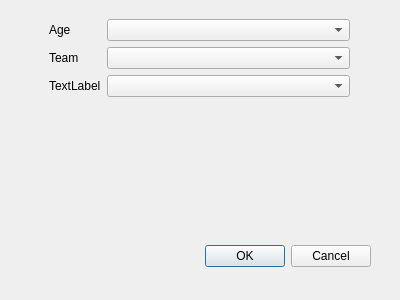
<?xml version="1.0" encoding="UTF-8"?>
<ui version="4.0">
 <class>filterDialog</class>
 <widget class="QDialog" name="filterDialog">
  <property name="geometry">
   <rect>
    <x>0</x>
    <y>0</y>
    <width>400</width>
    <height>300</height>
   </rect>
  </property>
  <property name="windowTitle">
   <string>Dialog</string>
  </property>
  <widget class="QDialogButtonBox" name="buttonBox">
   <property name="geometry">
    <rect>
     <x>30</x>
     <y>240</y>
     <width>341</width>
     <height>32</height>
    </rect>
   </property>
   <property name="orientation">
    <enum>Qt::Horizontal</enum>
   </property>
   <property name="standardButtons">
    <set>QDialogButtonBox::Cancel|QDialogButtonBox::Ok</set>
   </property>
  </widget>
  <widget class="QWidget" name="formLayoutWidget">
   <property name="geometry">
    <rect>
     <x>49</x>
     <y>19</y>
     <width>301</width>
     <height>211</height>
    </rect>
   </property>
   <layout class="QFormLayout" name="formLayout">
    <item row="0" column="1">
     <widget class="QComboBox" name="filterAgeComboBox"/>
    </item>
    <item row="1" column="1">
     <widget class="QComboBox" name="filterTeamComboBox"/>
    </item>
    <item row="2" column="1">
     <widget class="QComboBox" name="comboBox_3"/>
    </item>
    <item row="0" column="0">
     <widget class="QLabel" name="label">
      <property name="text">
       <string>Age</string>
      </property>
     </widget>
    </item>
    <item row="1" column="0">
     <widget class="QLabel" name="label_2">
      <property name="text">
       <string>Team</string>
      </property>
     </widget>
    </item>
    <item row="2" column="0">
     <widget class="QLabel" name="label_3">
      <property name="text">
       <string>TextLabel</string>
      </property>
     </widget>
    </item>
   </layout>
  </widget>
 </widget>
 <resources/>
 <connections>
  <connection>
   <sender>buttonBox</sender>
   <signal>accepted()</signal>
   <receiver>filterDialog</receiver>
   <slot>accept()</slot>
   <hints>
    <hint type="sourcelabel">
     <x>248</x>
     <y>254</y>
    </hint>
    <hint type="destinationlabel">
     <x>157</x>
     <y>274</y>
    </hint>
   </hints>
  </connection>
  <connection>
   <sender>buttonBox</sender>
   <signal>rejected()</signal>
   <receiver>filterDialog</receiver>
   <slot>reject()</slot>
   <hints>
    <hint type="sourcelabel">
     <x>316</x>
     <y>260</y>
    </hint>
    <hint type="destinationlabel">
     <x>286</x>
     <y>274</y>
    </hint>
   </hints>
  </connection>
 </connections>
</ui>
